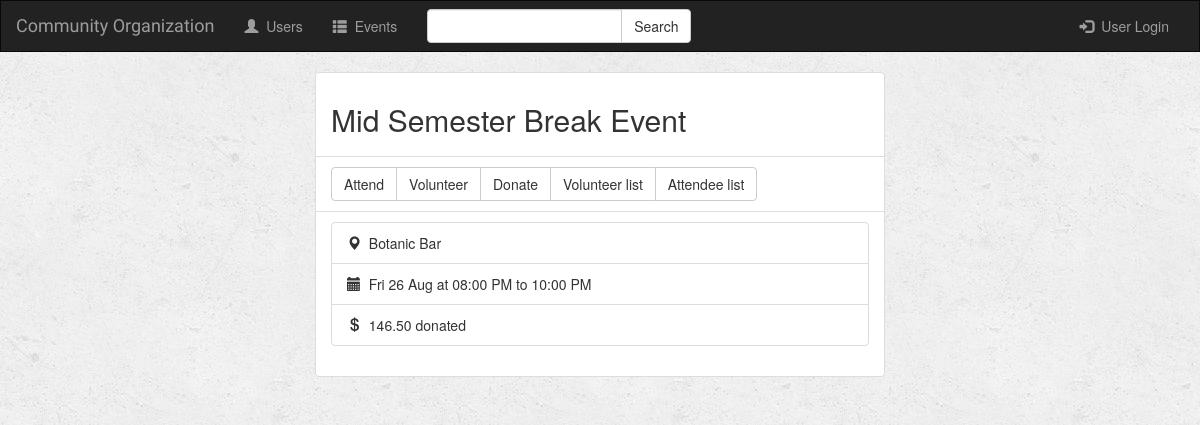
The app's page /events/1/ with its own data.
### events/models.py (models this page shows, shortened)
class Event(models.Model):
    event_name = models.CharField(max_length=100)
    event_location = models.CharField(max_length=500)
    event_cost = models.DecimalField(max_digits=7, decimal_places=2, default=0.0)
    start_date = models.DateTimeField('start date')
    end_date = models.DateTimeField('end date')

### events/views.py (the view)
# urls.py: url(r'^(?P<event_id>[0-9]+)/$', views.event_view, name='event_view'),
def event_view(request, event_id):
    try:
        event = Event.objects.get(id=event_id)
        donation = event_donation_total(event)
        is_attending = None
        is_volunteering = None
        notify_list = None
        notify_unread = None
        if request.user.is_authenticated:
            data = UserData.objects.get(user=request.user)
            is_attending = Event.objects.filter(userattending__user=data, id=event_id).exists()
            is_volunteering = Event.objects.filter(userdata__user=request.user).exists()
            notify_list = request.user.notifications.unread()[:5]
    except Event.DoesNotExist:
        raise Http404("Event does not exist")
    context = {
        'event': event,
        'donation': donation,
        'user': request.user,
        'is_attending': is_attending,
        'is_volunteering': is_volunteering,
        'notify_list': notify_list,
    }
    return render(request, 'events/eventPage.html', context)

### events/utils.py (called while the page is built)
def event_donation_total(event):
	donations = 0
	for event_donation in UserDonation.objects.filter(event=event):
		donations += event_donation.donation
	return donations

### events/templates/events/eventPage.html (shortened to what this page needs)
{% extends 'events/base.html' %}
{% block body %}
    <div class="container-fluid">
        <div class="row">
            <div class="col-md-6 col-md-offset-3">
                <ul class="list-group">
                    <li class="list-group-item"><h2 class="form-signin-heading">{{ event.event_name }}</h2></li>
                    <li class="list-group-item">
                        <div class="btn-group" id="btn_forms">
                            <a href="#attend_dropdown" data-toggle="collapse" class="btn btn-default
                            ">Attend</a>
                            <a href="{% url 'event_volunteer_view' event.id %}" class="btn btn-default
                            ">Volunteer</a>
                            <a href="#donate_dropdown" data-toggle="collapse" class="btn btn-default">
                                Donate
                            </a>
                            <a href="{% url 'event_volunteer_list_view' event.id %}" class="btn btn-default">
                                Volunteer list
                            </a>
                            <a href="{% url 'event_attendee_list_view' event.id %}" class="btn btn-default">
                                Attendee list
                            </a>
                        </div>
                    </li>
                    <li class="list-group-item">
                        <ul class="list-group">
                            <li class="list-group-item">
                                <span class="glyphicon glyphicon-map-marker" aria-hidden="true"></span>&nbsp;
                                {{ event.event_location }}
                            </li>
                            <li class="list-group-item">
                                <span class="glyphicon glyphicon-calendar" aria-hidden="true"></span>&nbsp;
                                {{ event.start_date|date:"D d M" }} at {{ event.start_date|time:"h:i A" }} to
                                {{ event.end_date|time:"h:i A" }}
                            </li>
                            <li class="list-group-item">
                                <span class="glyphicon glyphicon-usd" aria-hidden="true"></span>&nbsp;
                                {{ donation }} donated
                            </li>
                        </ul>
                    </li>
                </ul>
            </div>
        </div>
    </div>
{% endblock %}

### events/templates/events/base.html (shortened to what this page needs)
{% load notifications_tags %}
<!DOCTYPE html>
<html lang="en">
<head>
    {% load staticfiles %}
    <link rel="stylesheet" href="https://maxcdn.bootstrapcdn.com/bootstrap/3.3.7/css/bootstrap.min.css">
    <link rel="stylesheet" type="text/css" href="{% static 'style.css' %}"/>
    <link rel="stylesheet" type="text/css" href="{% static 'custom_style.css' %}"/>
</head>
<body>
<nav class="navbar navbar-inverse">
    <div class="container-fluid">
        <div class="navbar-header">
            <a class="navbar-brand" href="{% url 'event_list_view' %}">Community Organization</a>
        </div>
        <div class="collapse navbar-collapse" id="topNavBar">
            <ul class="nav navbar-nav">
                <li class="{% block user_active %}{% endblock %}"><a href="{% url 'user_view' %}"><span class="glyphicon glyphicon-user" aria-hidden="true"></span>&nbsp; Users</a></li>
                <li class="{% block event_list %}{% endblock %}"><a href="{% url 'event_list_view' %}"><span class="glyphicon glyphicon-th-list" aria-hidden="true"></span>&nbsp; Events</a></li>
            </ul>
            <form class="navbar-form navbar-left" role="search" method="get" action="{% url 'event_list_view' %}">
                <div class="input-group">
                    <input type="text" class="form-control" name="q" value="{{ request.GET.q }}">
                    <span class="input-group-btn">
                        <button type="submit" class="btn btn-default">Search</button>
                    </span>
                </div>
            </form>
            <ul class="nav navbar-nav navbar-right">
                {% if user.is_authenticated %}
                    <li>
                        <a href="#">
                            Welcome, {{ user.username }}
                        </a>
                    </li>
                    <li>
                        <a href="#" class="dropdown-toggle" type="button" data-toggle="dropdown">
                            <span class="glyphicon glyphicon-bell" aria-hidden="true"></span>
                            <sup>{% notifications_unread %}</sup>
                        </a>
                        <ul class="dropdown-menu">
                            <li class="dropdown-header">Recent</li>
                            {% if notify_list %}
                                {% for notify in notify_list %}
                                    <li><a href="#">
                                        {{ notify.actor }}
                                        {{ notify.verb }}
                                        {{ notify.target }}
                                    </a></li>
                                {% endfor %}
                            {% else %}
                                <li><a href="#">No notifications</a></li>
                            {% endif %}
                            <li class="divider"></li>
                            <li class="dropdown-header">More</li>
                            <li><a href="{% url 'notifications:all' %}">View all</a></li>
                            <li>
                                <form action="{% url 'event_mark_all_view' %}" method="post" id="view_all">
                                    {% csrf_token %}
                                    <button class="btn btn-default" type="submit">Mark All as Read</button>
                                </form>
                            </li>
                        </ul>
                    </li>
                    <li>
                        <a href="{% url 'user_logout_view' %}">
                            <span class="glyphicon glyphicon-off" aria-hidden="true"></span>&nbsp; Logout
                        </a>
                    </li>
                {% else %}
                <li class="{% block user_login_active %}{% endblock %}">
                    <a href="{% url 'user_login_view' %}">
                        <span class="glyphicon glyphicon-log-in" aria-hidden="true"></span>&nbsp; User Login
                    </a>
                </li>
                {% endif %}
            </ul>
        </div>
    </div>
</nav>
{% block body %}
{% endblock %}
</body>
</html>

### events/static/style.css (style rules this page uses)
body { background: white url("images/background.png"); }
.navbar { border-radius: 0; }
.navbar-brand { font-family: 'Satisfy', cursive; }

### events/static/custom_style.css (style rules this page uses)
* { margin: 0; padding: 0; }

### records on screen
Event: event_name "Mid Semester Break Event", event_location "Botanic Bar", start_date "Fri 26 Aug", start_date "08:00 PM", end_date "10:00 PM"

### other values on screen
{{ donation }} "146.50"
